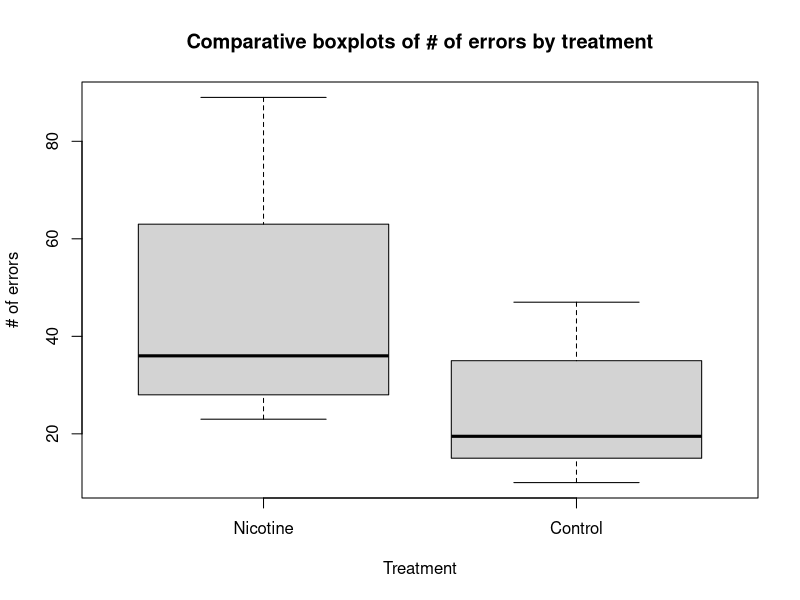
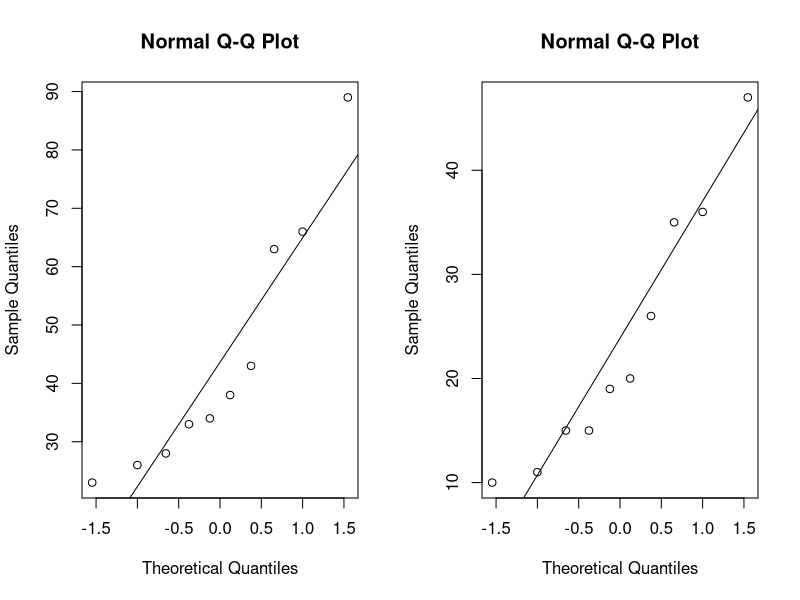
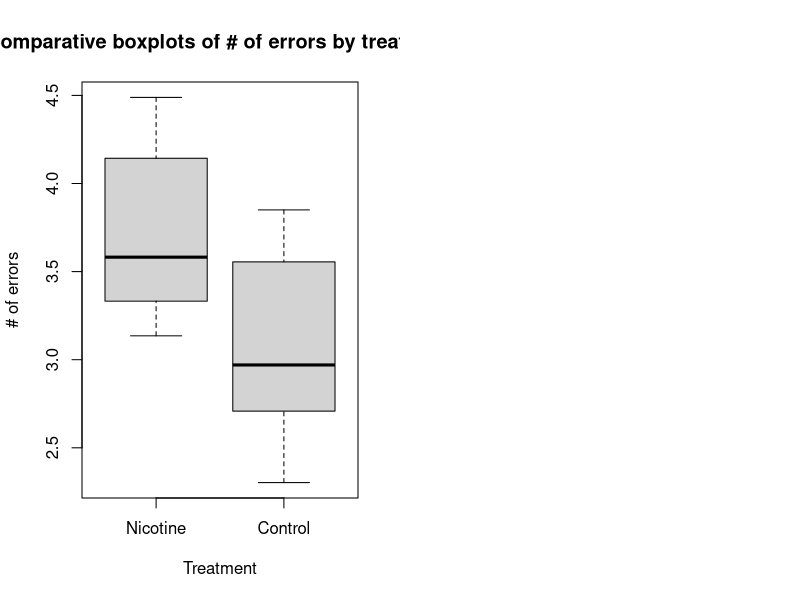
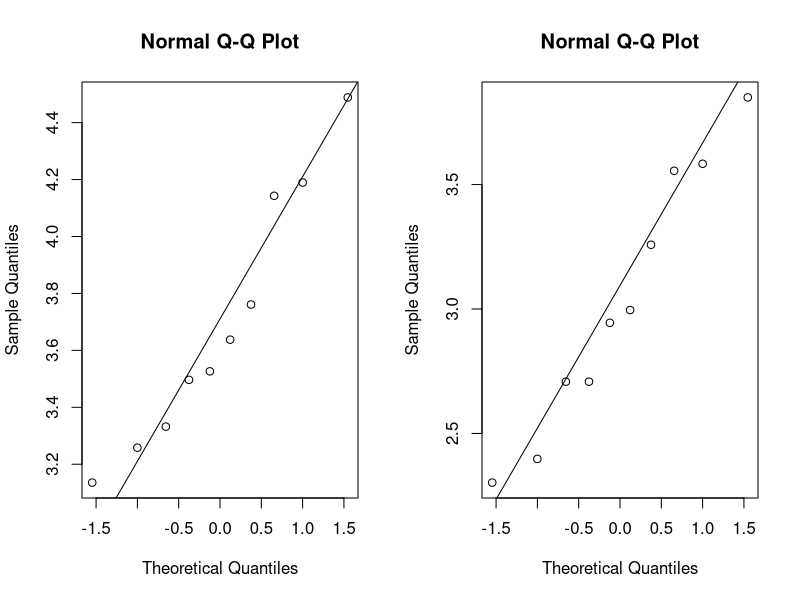
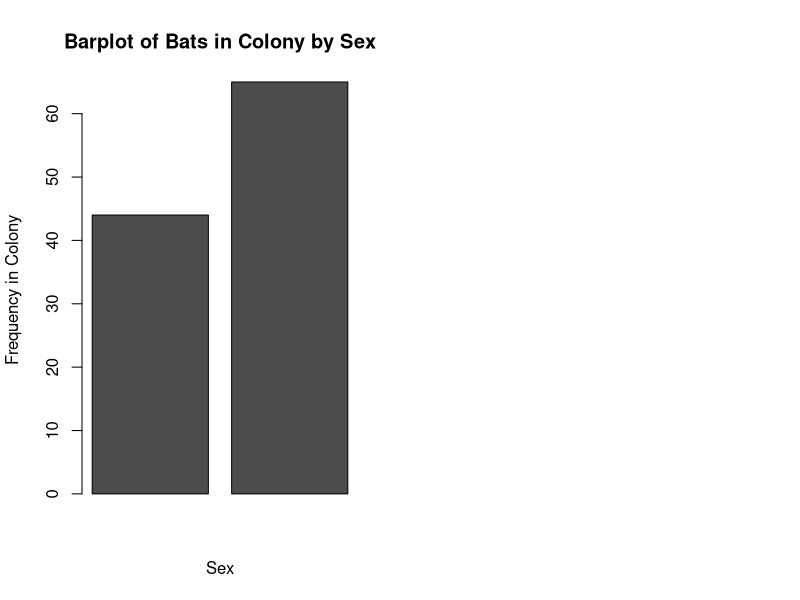

Recreate these plots in R, in order.
###########
## Session 2: Introductory Stats Revision
###########
## Question 1a 

library(tidyverse)

data_smoking <- read_csv("data/smokePregnant.csv")

## Question 1b-c
## Inference; hypothesis test of whether there is difference in number of errors between two groups
## Two variables; one categorical and one quantitative

## Question 1d
boxplot(data_smoking, main = "Comparative boxplots of # of errors by treatment", ylab = "# of errors", xlab = "Treatment")

## Question 1e
par(mfrow = c(1,2))
qqnorm(data_smoking$Nicotine); qqline(data_smoking$Nicotine)
qqnorm(data_smoking$Control); qqline(data_smoking$Control)
## Both are right skewed; boxplots in particular show this; give the transformations a go

boxplot(log(data_smoking), main = "Comparative boxplots of # of errors by treatment", ylab = "# of errors", xlab = "Treatment")

par(mfrow = c(1,2))
qqnorm(log(data_smoking$Nicotine)); qqline(log(data_smoking$Nicotine))
qqnorm(log(data_smoking$Control)); qqline(log(data_smoking$Control))
## Better

## Question 1f-g
#t.test(dat$Nicotine,dat$Control, var.equal=T)
t.test(log(data_smoking$Nicotine), log(data_smoking$Control), var.equal=T)

## Question 1h
## Observations are independent; random sample of GPs and and random allocation of treatments
## observations are normally distributed with same variance in both groups
sd(log(data_smoking$Nicotine))
sd(log(data_smoking$Control))


## Question 2

batsex = cbind(44,65)

## Question 2a-b
## Inference, with a specifc hypothesis to test (evidence of gender bias)
## One variable with two categories

## Question 2c
barplot(batsex, xlab = "Sex", ylab = "Frequency in Colony", main = "Barplot of Bats in Colony by Sex")

## Question 2d-e
prop.test(batsex, correct = F)

## Question 1f
## Each bat has the same probability of being selected (independence); guaranteed by random sampling of bats

